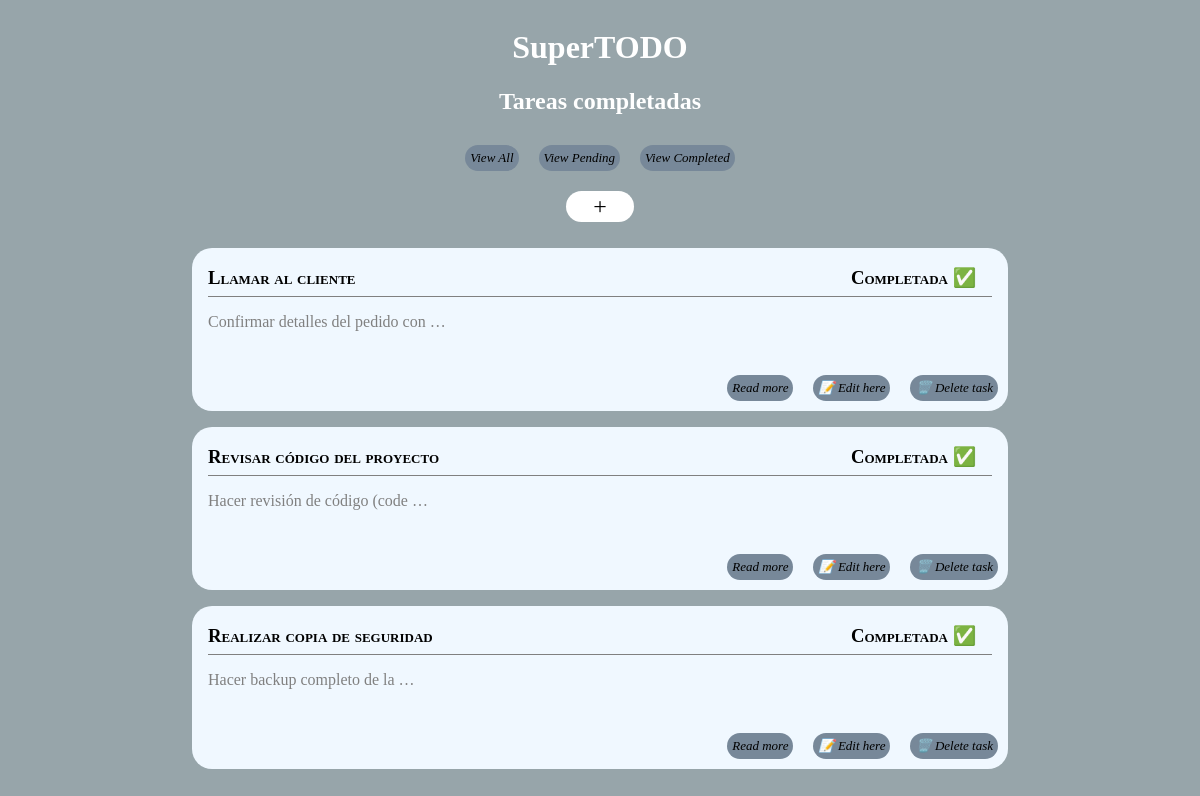
The app's page /tasks/completed/ with its own data.
### tasks/models.py (models this page shows)
class Task(models.Model):
    name = models.CharField(max_length=70)
    description = models.TextField(max_length=256, blank=True)
    slug = models.SlugField(unique=True)
    completed = models.BooleanField(default=False)
    created_at = models.DateTimeField()
    updated_at = models.DateTimeField()

### tasks/views.py (the view)
# urls.py: path('completed/', views.task_list_completed, name='task-list-completed'),
def task_list_completed(request):
    completed_tasks = Task.objects.filter(completed = True).order_by('-updated_at')
    return render(request, 'tasks/tasklist.html', {'tasks': completed_tasks, 'subtitle':'Tareas completadas'})

### tasks/templates/tasks/tasklist.html
{% extends "base.html" %}
{% load static %}
  {% block content %}
    <div class="create">
      <span class="pill-create">
        <p><a href="{% url 'tasks:task-add'%}"> + </a></p>
      </span>
    </div>
      {% if tasks|length > 0 %}
        <div class="tasksDisplay">
          {% for task in tasks %}
            <div class="box">
              <div class="top-border">
                <div class="titleContainer">
                  <h3 class="title">{{ task.name }}</h3>
                  <h3 class="sign"> <a href="{% url 'tasks:task-toggle' task.slug %}"> {% if task.completed %} Completada ✅ {% else %} Pendiente ❌ {% endif %}</a> </h3>
                </div>
                <p class="content"> {{task.description | truncatewords:5 }}</p> {% comment %} truncar a partir de 10 o 20 más adelante {% endcomment %}
              </div>
              <br>
              <div class="buttons">
                <span class="pill">
                  <p><a href="{% url 'tasks:task-delete' task.slug %}"> 🗑️ Delete task</a></p>
                </span>
                <span class="pill">
                  <p><a href="{% url 'tasks:task-edit' task.slug %}"> 📝 Edit here</a></p>
                </span>
                <span class="pill">
                  <p><a href="{% url 'tasks:task-detail' task.slug %}">Read more</a></p>
                </span>
              </div>
            </div>
          {% endfor %}
        </div>
      {% else %}
        <h3>Nada que hacer. ¡Enhorabuena!</h3>
      {% endif %}
  {% endblock %}

### shared/static/css/base.css (style rules this page uses)
body { background-color: rgb(151, 165, 170); color: white; font-family: Georgia, 'Times New Roman', Times, serif; display: flex; flex-direction: column; align-items: center; justify-content: center; text-align: center; }
.box { background-color: aliceblue; width: 50rem; height: fit-content; border-radius: 20px; color: black; text-align: justify; padding-left: 1rem; margin-top: 1rem; }
.buttons { display: flex; flex-direction: row-reverse; align-items: end; justify-items: end; }
.pill p { background-color: lightslategray; border-radius: 20px; width: fit-content; font-size: small; font-style: italic; padding: 5px; margin: 10px; }
.titleContainer { font-variant: small-caps; width: 49rem; height: 3rem; border-bottom: 1px solid gray; display: inline-flex; justify-content: space-between; }
.sign { margin-right: 1rem; }
.content { color: gray; }
.pill-create p { background-color: rgb(255, 255, 255); border-radius: 100px; width: 4rem; font-size:x-large; font-style: bold; padding: 2px; margin: 10px; }
a { text-decoration: none; color: black; }
.create { display: flex; align-items: center; justify-content: center; }

### records on screen
Task: name "Llamar al cliente", completed "Completada ✅", description "Confirmar detalles del pedido con …"
Task: name "Revisar código del proyecto", completed "Completada ✅", description "Hacer revisión de código (code …"
Task: name "Realizar copia de seguridad", completed "Completada ✅", description "Hacer backup completo de la …"

### other values on screen
{{ subtitle }} "Tareas completadas"
